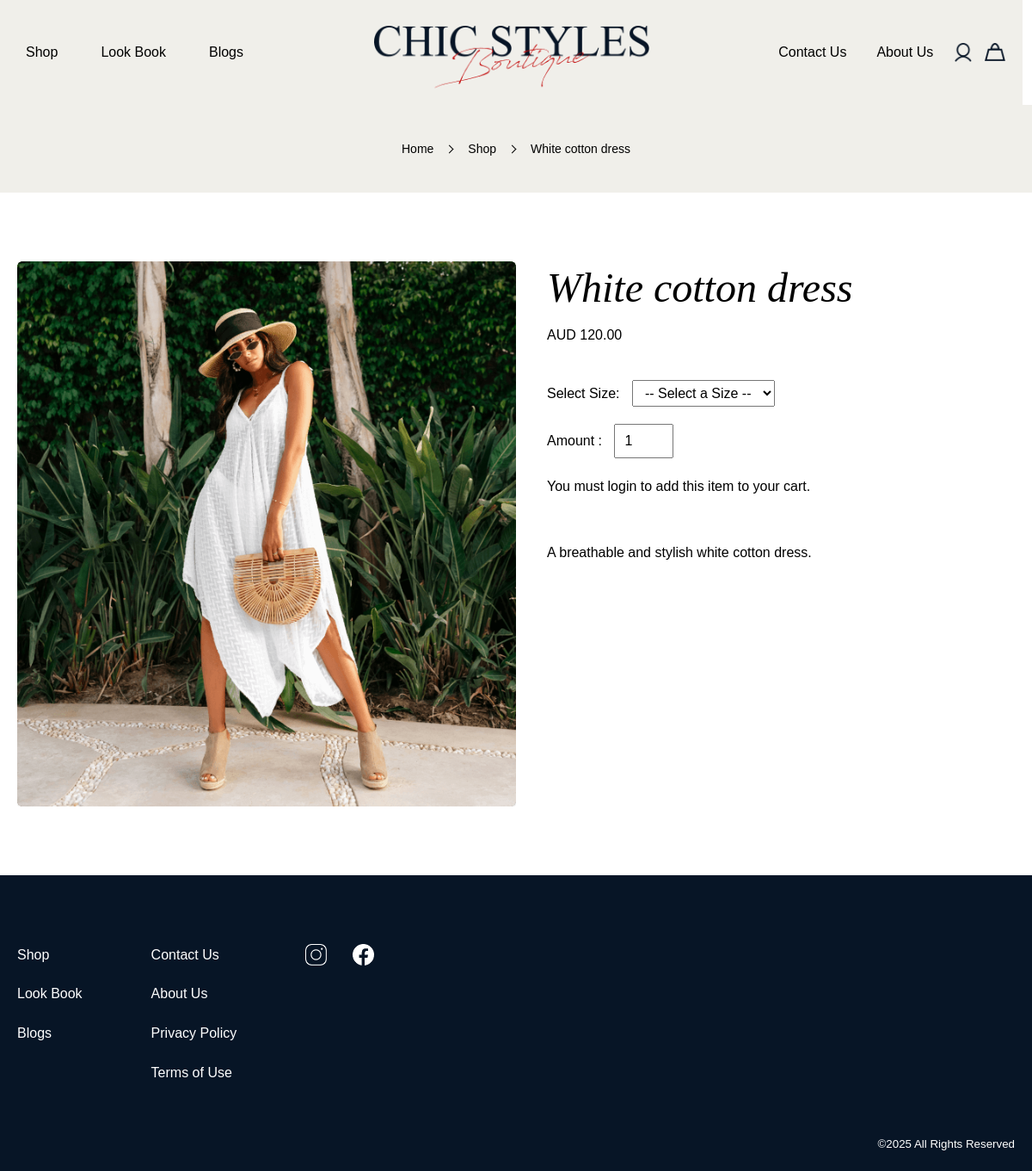
Page /product/?1 on the committed database.
### tables this page shows
CREATE TABLE `Products` (
  `ProductID` int(11) NOT NULL,
  `ProductName` varchar(30) NOT NULL,
  `ProductPrice` float NOT NULL,
  `ProductImg` varchar(200) NOT NULL,
  `ProductImgLarge` varchar(200) NOT NULL,
  `ProductDate` timestamp NOT NULL DEFAULT current_timestamp(),
  `ProductStock` int(11) NOT NULL DEFAULT 0,
  `ProductDescription` text NOT NULL
);

### product/index.php (the view, shortened to what this page needs)
<?php
    require_once "../db_connection.php";
    $stmt = $conn->prepare("SELECT * FROM Products WHERE Products.ProductID=" . $_SERVER["QUERY_STRING"]);
    $stmt -> execute();
    $products_result = $stmt->get_result();
    $product = [
        "ProductName" => "UNKNOWN",
        "ProductImg" => "UNKNOWN",
        "ProductImgLarge" => "UNKNOWN",
        "ProductPrice" => 0
    ];
    if ($products_result->num_rows != 0) {
        $product = $products_result->fetch_assoc();
    }
?>
<!DOCTYPE html>
<html lang="en">
<head>
    <link rel="stylesheet" href="../style.css">
    <link rel="stylesheet" href="product.css">
</head>
<?php include '../header.php'; ?>
<body data-base-url="<?php echo BASE_URL; ?>">
    <main>
        <nav class="breadcrumbs">
            <ol>
                <li><a href="../index.php">Home</a></li>
                <li><a href="../shop/index.php">Shop</a></li>
                <li><?php echo $product["ProductName"]; ?></li>
            </ol>
        </nav>
        <section class="product-details">
            <article class="product-container">
                <figure class="product-thumbnail">
                        <a href="../img/shop/large/<?php echo $product["ProductImgLarge"]; ?>">
                            <?php
                                echo '<img src="../img/shop/' . $product["ProductImg"]. '" alt="' . $product["ProductName"] . '" title="' . $product["ProductName"] . '">';
                            ?>
                        </a>
                </figure>
                <section class="product-info">
                    <?php
                    echo '<h2>'.$product["ProductName"].'</h2>
                    <p class="price">AUD ' . number_format((float)$product["ProductPrice"], 2, '.', '') . '</p>';
                    ?>
                    <form action="<?php echo BASE_URL; ?>cart/index.php" method="POST" >
                        <?php require_once "fetch_size_selector.php"; ?>
                        <section class="amount-selector">
                            <label for="amount">Amount :</label>
                            <input type="number" id="amount" name="amount" value="1" min="1" max="3">
                        </section>
                        <?php
                        if (!$isUserLoggedIn) {
                            echo '<p>You must login to add this item to your cart.</p><br><br>';
                        } else {
                            echo '<button class="add-to-cart-button">Add to Cart</button>';
                        }
                        ?>
                    </form>
                    <p class="product-description">
                        <?php
                            echo $product["ProductDescription"];
                        ?>
                    </p>
                </section>
            </article>
        </section>
    </main>
    <?php include '../footer.php'; ?>
</body>
</html>

### header.php (shortened to what this page needs)
<?php
$isUserLoggedIn = isset($_SESSION['user_id']);
?>
<head>
</head>
<header id="header_fix">
    <div class="container">
        <nav id="mainNav">
            <ul class="main-menu">
                <li class="dropdown">
                    <a href="<?php echo BASE_URL; ?>shop/index.php">Shop</a>
                </li>
                <li><a href="<?php echo BASE_URL; ?>lookbook/index.php">Look Book</a></li>
                <li><a href="<?php echo BASE_URL; ?>blogs/index.php">Blogs</a></li>
            </ul>
        </nav>
        <h1>
            <a href="<?php echo BASE_URL; ?>index.php">
                <img src="<?php echo BASE_URL; ?>img/header/logo.png" alt="Chic Styles Boutique">
            </a>
        </h1>
        <ul class="header-icons">
            <li class="pc_only"><a href="<?php echo BASE_URL; ?>contactus/">Contact Us</a></li>
            <li class="pc_only"><a href="<?php echo BASE_URL; ?>aboutus/">About Us</a></li>
            <li id="userIconContainer">
                <img src="<?php echo BASE_URL; ?>img/header/icon-mypage.png" alt="User" id="userIcon">
            </li>
            <li><a href="<?php echo BASE_URL; ?>cart/index.php"><img src="<?php echo BASE_URL; ?>img/header/icon-cart.png" alt="Cart"></a></li>
        </ul>
    </div>
</header>

### product/fetch_size_selector.php (shortened to what this page needs)
<?php
$stmt = $conn->prepare('SELECT * FROM ProductSizes
                        INNER JOIN Sizes ON ProductSizes.SizeID = Sizes.SizeID
                        WHERE ProductSizes.ProductID=' . $_SERVER["QUERY_STRING"]);
$stmt -> execute();
$sizes_result = $stmt->get_result();
$row_num = 0;
$size_options = "";
while ($row_num < $sizes_result->num_rows) {
    $row = $sizes_result->fetch_assoc();
    $size_options = $size_options . '<option value="'.$row["SizeID"].'">'.$row["SizeName"].'</option>';
    $row_num++;
}
echo '
<section class="size-selector">
    <label for="size">Select Size:</label>
    <select id="size" name="size" required>
        <option value="">-- Select a Size --</option>
        '.$size_options.'
    </select>
    <p id="sizeError">Please select a size before adding to the cart.</p>
</section>
';

### footer.php (shortened to what this page needs)
<footer>
    <div class="container">
        <div class="footer_flex">
            <div class="footer_flex2">
                <ul>
                    <li><a href="<?php echo BASE_URL; ?>shop/index.php">Shop</a></li>
                    <li><a href="<?php echo BASE_URL; ?>lookbook/index.php">Look Book</a></li>
                    <li><a href="<?php echo BASE_URL; ?>blogs/index.php">Blogs</a></li>
                </ul>
                <ul>
                    <li><a href="<?php echo BASE_URL; ?>contactus/index.php">Contact Us</a></li>
                    <li><a href="<?php echo BASE_URL; ?>aboutus/index.php">About Us</a></li>
                    <li><a href="<?php echo BASE_URL; ?>privacypolicy/index.php">Privacy Policy</a></li>
                    <li><a href="<?php echo BASE_URL; ?>termsofuse/index.php">Terms of Use</a></li>
                </ul>
            </div>
            <ul class="sns_icon">
                <li><a href="https://www.instagram.com/" target="_blank"><img src="<?php echo BASE_URL; ?>img/footer/icon-insta.png" alt="Instagram"></a></li>
                <li><a href="https://www.facebook.com/" target="_blank"><img src="<?php echo BASE_URL; ?>img/footer/icon-fb.png" alt="Facebook"></a></li>
            </ul>
        </div>
        <small>©<?php echo date('Y'); ?> All Rights Reserved</small>
    </div>
</footer>

### style.css (style rules this page uses)
* { margin: 0; padding: 0; box-sizing: border-box; }
html, body { height: 100%; font-size: 16px; font-family: "Montserrat", sans-serif; }
body { line-height: 1.6; background: #fff; color: #000; }
ul, ol { list-style: none; }
a { text-decoration: none; color: inherit; }
img { max-width: 100%; height: auto; display: block; }
input, textarea, select, button { font: inherit; }
header, footer, section, article, aside, nav, figure, figcaption { display: block; }
h2 { font-family: "Times New Roman", serif; font-style: italic; font-size: 48px; font-weight: 400; line-height: 1.3; margin-bottom: 20px; text-align: center; margin-top: 10px; }
nav.breadcrumbs { background-color: #F0EFEA; padding: 40px 0; font-size: 14px; }
nav.breadcrumbs ol { display: flex; justify-content: center; gap: 40px; }
nav.breadcrumbs ol li:not(:last-child) { position: relative; display: inline-block; }
nav.breadcrumbs ol li:not(:last-child)::after { content: ''; width: 6px; height: 6px; border: 0; border-top: solid 1px #000; border-right: solid 1px #000; transform: rotate(45deg); position: absolute; top: 0; right: -22px; bottom: 0; margin: auto; }
header { background-color: #F0EFEA; z-index: 12; }
header .container { max-width: 1360px; margin: 0 auto; display: flex; justify-content: space-between; align-items: center; padding: 10px 20px; }
header h1 { width: 320px; margin-top: 20px; }
.main-menu { display: flex; gap: 30px; }
.main-menu a { padding: 10px; display: block; font-size: 16px; }
header nav, header .header-icons { min-width: 300px; }
#userIconContainer { position: relative; max-width: 20px; }
.header-icons { display: flex; gap: 15px; align-items: center; justify-content: right; }
.header-icons li:nth-child(3) img, .header-icons li:last-child img { width: 24px; }
#mainNav { display: flex; }
#mainNav ul li a, .header-icons li:nth-child(1) a, .header-icons li:nth-child(2) a { position: relative; z-index: 100; }
.header-icons li:nth-child(1) a, .header-icons li:nth-child(2) a { padding: 10px; }
#mainNav ul li a::before, .header-icons li:nth-child(1) a::before, .header-icons li:nth-child(2) a::before { background-color: #C30A0A; content: ''; width: 100%; height: 2px; position: absolute; left: 0; bottom: -3px; margin: auto; transform-origin: right top; transform: scale(0, 1); transition: transform .3s; }
footer { background-color: #071526; color: #fff; }
footer .container { max-width: 1360px; margin: auto; padding: 80px 20px 20px; }
.footer_flex { display: flex; gap: 80px; margin-bottom: 40px; }
.footer_flex2 { display: flex; gap: 80px; }
footer ul li { margin-bottom: 20px; }
footer ul.sns_icon { display: flex; gap: 30px; }
footer ul.sns_icon li { width: 25px; }
footer small { display: block; text-align: right; }

### product/product.css (style rules this page uses)
header { width: 99.1vw; }
.product-details { max-width: 1360px; margin: 80px auto; padding: 0 20px; }
.product-container { display: flex; justify-content: space-between; gap: 3vw; }
.product-thumbnail { width: 50%; }
.product-thumbnail img { max-width: 100%; height: auto; border-radius: 3px; }
.product-info h2 { text-align: left; margin: 0 0 10px; }
.product-info { flex: 1; max-width: 50%; }
.product-info .price { margin-bottom: 40px; }
.size-selector, .amount-selector { margin-bottom: 20px; }
#size, .amount-selector input { padding: 5px 10px; margin-left: 10px; }

### rows in the picture
products: ProductName "White cotton dress", ProductImg (picture), ProductPrice "120.00", ProductDescription "A breathable and stylish white cotton dress."
